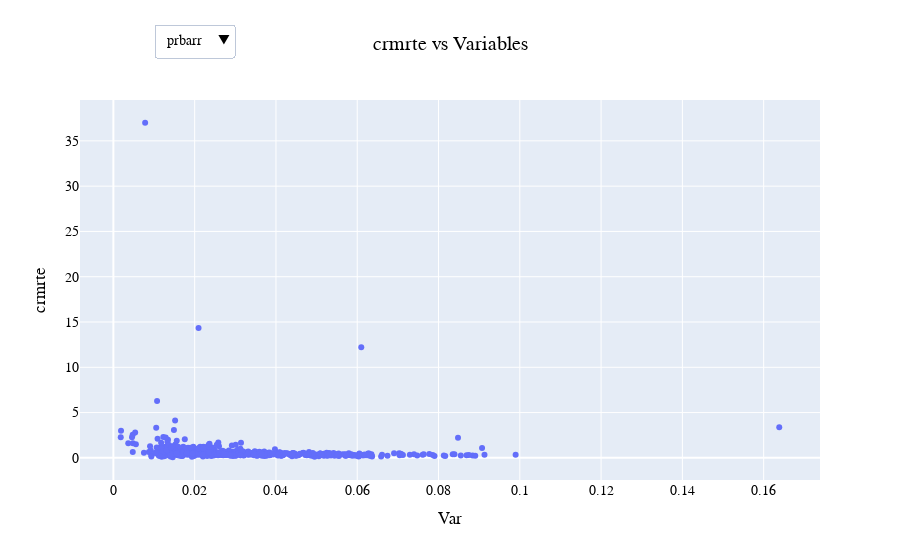

The code cell stored with this chart in its notebook:
### Code cell
import plotly.graph_objects as go
from plotly.subplots import make_subplots
fig = make_subplots()

fig.add_trace(go.Scatter(x=data_stata['crmrte'], y=data_stata['prbconv'],
                    mode='markers', name='crmrte', ))
fig.update_layout(title={'text':'crmrte vs Variables', "x" : 0.5},
                   xaxis_title='Var',
                   yaxis_title='crmrte', font=dict(family='Futura', color='#000000' , size=14))
fig.update_layout(
    updatemenus=[
        dict(
            buttons=list([
                dict(
                    args=[{'x': [data_stata['prbarr']]}],
                    label="prbarr",
                    method='restyle'
                ),
                dict(
                    args=[{'x': [data_stata['avgsen']]}],
                    label="avgsen",
                    method='restyle'
                ),
                dict(
                    args=[{'x': [data_stata['polpc']]}],
                    label="polpc",
                    method='restyle'
                ),
                dict(
                    args=[{'x': [data_stata['density']]}],
                    label="density",
                    method='restyle'
                ),
            ]),
            direction="down",
            showactive=True,
            x=0.1,
            xanchor="left",
            y=1.2,
            yanchor="top"
        ),
    ]
)
fig.show()

### Figure 1 — Plotly figure (JSON) as saved in the notebook; plotly's stock layout.template omitted (floating-point values rounded to 4 significant figures; data arrays with more than 128 entries replaced by an {"elided": "..."} marker saying what was removed)
{"data": [{"mode": "markers", "name": "crmrte", "type": "scatter", "x": {"elided": "630 float values"}, "y": {"elided": "630 float values"}}], "layout": {"font": {"color": "#000000", "family": "Futura", "size": 14}, "title": {"text": "crmrte vs Variables", "x": 0.5}, "updatemenus": [{"buttons": [{"args": [{"x": {"elided": "1x630 float values"}}], "label": "prbarr", "method": "restyle"}, {"args": [{"x": {"elided": "1x630 float values"}}], "label": "avgsen", "method": "restyle"}, {"args": [{"x": {"elided": "1x630 float values"}}], "label": "polpc", "method": "restyle"}, {"args": [{"x": {"elided": "1x630 float values"}}], "label": "density", "method": "restyle"}], "direction": "down", "showactive": true, "x": 0.1, "xanchor": "left", "y": 1.2, "yanchor": "top"}], "xaxis": {"anchor": "y", "domain": [0, 1], "title": {"text": "Var"}}, "yaxis": {"anchor": "x", "domain": [0, 1], "title": {"text": "crmrte"}}}}
